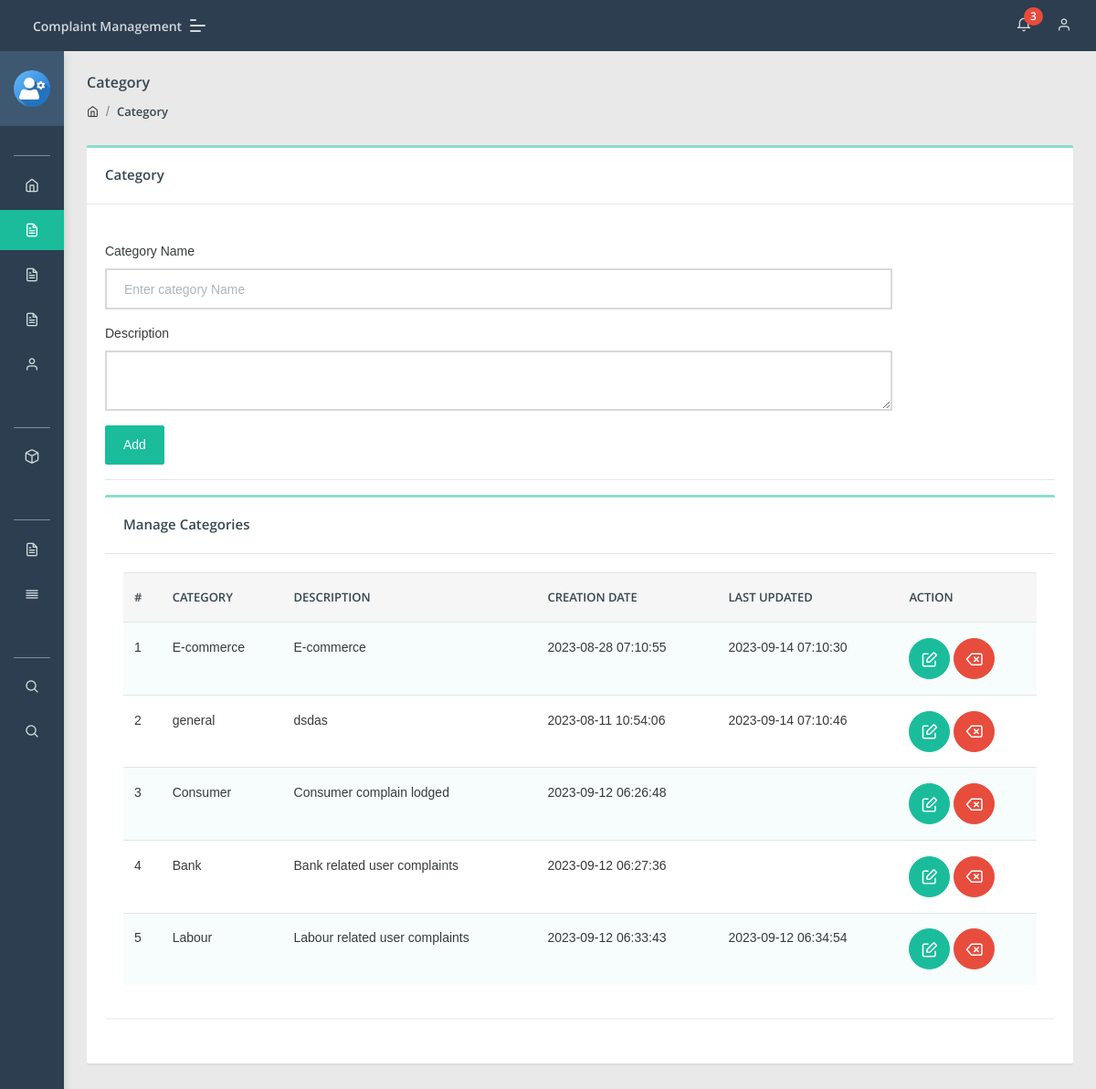
/cms/admin/category.php (signed in), run on the app's committed database.
### tables this page shows
CREATE TABLE `category` (
  `id` int(11) NOT NULL,
  `categoryName` varchar(255) DEFAULT NULL,
  `categoryDescription` longtext DEFAULT NULL,
  `creationDate` timestamp NULL DEFAULT current_timestamp(),
  `updationDate` timestamp NULL DEFAULT NULL ON UPDATE current_timestamp()
);

### cms/admin/category.php (the view, shortened to what this page needs)
<?php
include('include/config.php');
if(strlen($_SESSION['aid'])==0)
    {
header('location:index.php');
}
else{
?>
<!DOCTYPE html>
<html lang="en">
<head>
    <link rel="stylesheet" href="assets/css/style.css">
</head>
<body class="">
	<?php include('include/sidebar.php');?>
	<?php include('include/header.php');?>
<section class="pcoded-main-container">
    <div class="pcoded-content">
        <div class="page-header">
            <div class="page-block">
                <div class="row align-items-center">
                    <div class="col-md-12">
                        <div class="page-header-title">
                            <h5 class="m-b-10">Category</h5>
                        </div>
                        <ul class="breadcrumb">
                            <li class="breadcrumb-item"><a href="dashboard.php"><i class="feather icon-home"></i></a></li>
                            <li class="breadcrumb-item"><a href="category.php">Category</a></li>
                        </ul>
                    </div>
                </div>
            </div>
        </div>
        <div class="row">
            <div class="col-sm-12">
                <div class="card">
                    <div class="card-header">
                        <h5>Category</h5>
                    </div>
                    <div class="card-body">
                        <div class="row">
                            <div class="col-md-10">
                                    <br />
                                <form method="post" name="Category">
                                    <div class="form-group">
                                        <label for="exampleInputEmail1">Category Name</label>
                                        <input type="text"placeholder="Enter category Name"  name="category" class="form-control" required="true">
                                    </div>
                                      <div class="form-group">
                                        <label for="exampleInputEmail1">Description</label>
                                        <textarea  name="description" class="form-control" ></textarea>
                                    </div>
                                    <button type="submit" class="btn  btn-primary" name="submit">Add</button>
                                </form>
                            </div>
                        </div>
                     <hr>
                      <div class="row">
                            <div class="col-xl-12">
                <div class="card">
                    <div class="card-header">
                        <h5>Manage Categories</h5>
                    </div>
                    <div class="card-body table-border-style">
                        <div class="table-responsive">
                            <table class="table table-striped">
                                <thead>
                                    <tr>
                                            <th>#</th>
                                            <th>Category</th>
                                            <th>Description</th>
                                            <th>Creation date</th>
                                            <th>Last Updated</th>
                                            <th>Action</th>
                                        </tr>
                                </thead>
                                <tbody>
                                    <?php $query=mysqli_query($con,"select * from category");
$cnt=1;
while($row=mysqli_fetch_array($query))
{
?>
                                        <tr>
                                            <td><?php echo htmlentities($cnt);?></td>
                                            <td><?php echo htmlentities($row['categoryName']);?></td>
                                            <td><?php echo htmlentities($row['categoryDescription']);?></td>
                                            <td> <?php echo htmlentities($row['creationDate']);?></td>
                                            <td><?php echo htmlentities($row['updationDate']);?></td>
                                            <td>
                                            <a href="edit-category.php?id=<?php echo $row['id']?>" class="btn btn-icon btn-primary btn-xs"><i class="feather icon-edit"></i></a>
                                            <a href="category.php?id=<?php echo $row['id']?>&del=delete" class="btn  btn-icon btn-danger" onClick="return confirm('Are you sure you want to delete?')"><i class="feather icon-delete"></i></a></td>
                                        </tr>
                                        <?php $cnt=$cnt+1; } ?>
                                </tbody>
                            </table>
                        </div>
                    </div>
                </div>
            </div>
                        </div>
                    </div>
                </div>
            </div>
        </div>
    </div>
</section>
</body>
</html>
<?php } ?>

### data on the page
category: categoryName "E-commerce", categoryDescription "E-commerce", creationDate "2023-08-28 07:10:55", updationDate "2023-09-14 07:10:30"
category: categoryName "general", categoryDescription "dsdas", creationDate "2023-08-11 10:54:06", updationDate "2023-09-14 07:10:46"
category: categoryName "Consumer", categoryDescription "Consumer complain lodged", creationDate "2023-09-12 06:26:48"
category: categoryName "Bank", categoryDescription "Bank related user complaints", creationDate "2023-09-12 06:27:36"
category: categoryName "Labour", categoryDescription "Labour related user complaints", creationDate "2023-09-12 06:33:43", updationDate "2023-09-12 06:34:54"

### other printed values
$num1 "3"
